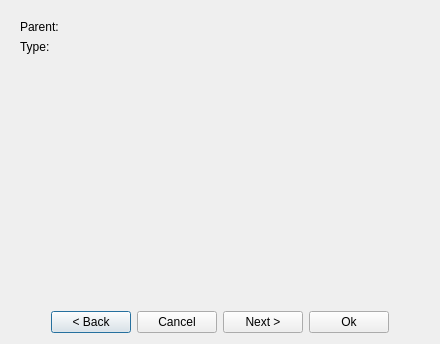
<?xml version="1.0" encoding="UTF-8"?>
<ui version="4.0">
 <class>AddDialog</class>
 <widget class="QDialog" name="AddDialog">
  <property name="geometry">
   <rect>
    <x>0</x>
    <y>0</y>
    <width>440</width>
    <height>344</height>
   </rect>
  </property>
  <property name="windowTitle">
   <string>Dialog</string>
  </property>
  <layout class="QVBoxLayout" name="verticalLayout_5">
   <item>
    <widget class="QStackedWidget" name="stackedWidget">
     <property name="currentIndex">
      <number>1</number>
     </property>
     <widget class="QWidget" name="addPage1">
      <layout class="QVBoxLayout" name="verticalLayout">
       <item>
        <widget class="QLabel" name="label_3">
         <property name="text">
          <string>&lt;html&gt;&lt;head/&gt;&lt;body&gt;&lt;p&gt;&lt;span style=&quot; font-weight:600;&quot;&gt;Parent:&lt;/span&gt;&lt;/p&gt;&lt;/body&gt;&lt;/html&gt;</string>
         </property>
        </widget>
       </item>
       <item>
        <widget class="MenuComboBox" name="parentComboBox"/>
       </item>
       <item>
        <widget class="QLabel" name="label_4">
         <property name="text">
          <string>&lt;html&gt;&lt;head/&gt;&lt;body&gt;&lt;p&gt;&lt;span style=&quot; font-weight:600;&quot;&gt;Type:&lt;/span&gt;&lt;/p&gt;&lt;/body&gt;&lt;/html&gt;</string>
         </property>
        </widget>
       </item>
       <item>
        <widget class="QComboBox" name="typeComboBox"/>
       </item>
       <item>
        <spacer name="verticalSpacer">
         <property name="orientation">
          <enum>Qt::Vertical</enum>
         </property>
         <property name="sizeHint" stdset="0">
          <size>
           <width>20</width>
           <height>159</height>
          </size>
         </property>
        </spacer>
       </item>
      </layout>
     </widget>
     <widget class="QWidget" name="addPage2">
      <layout class="QVBoxLayout" name="verticalLayout_4" stretch="0,1,0">
       <item>
        <layout class="QHBoxLayout" name="horizontalLayout_2" stretch="0,1">
         <item>
          <layout class="QVBoxLayout" name="verticalLayout_2">
           <item>
            <widget class="QLabel" name="label">
             <property name="text">
              <string>Parent:</string>
             </property>
            </widget>
           </item>
           <item>
            <widget class="QLabel" name="label_2">
             <property name="text">
              <string>Type:</string>
             </property>
            </widget>
           </item>
          </layout>
         </item>
         <item>
          <layout class="QVBoxLayout" name="verticalLayout_3" stretch="0,0">
           <item>
            <widget class="QLabel" name="parentLabel">
             <property name="text">
              <string>&lt;parent&gt;</string>
             </property>
            </widget>
           </item>
           <item>
            <widget class="QLabel" name="typeLabel">
             <property name="text">
              <string>&lt;type&gt;</string>
             </property>
            </widget>
           </item>
          </layout>
         </item>
        </layout>
       </item>
       <item>
        <widget class="EditorDelegate" name="widget" native="true"/>
       </item>
       <item>
        <spacer name="verticalSpacer_2">
         <property name="orientation">
          <enum>Qt::Vertical</enum>
         </property>
         <property name="sizeHint" stdset="0">
          <size>
           <width>20</width>
           <height>40</height>
          </size>
         </property>
        </spacer>
       </item>
      </layout>
     </widget>
    </widget>
   </item>
   <item>
    <layout class="QHBoxLayout" name="horizontalLayout">
     <item>
      <spacer name="horizontalSpacer">
       <property name="orientation">
        <enum>Qt::Horizontal</enum>
       </property>
       <property name="sizeHint" stdset="0">
        <size>
         <width>40</width>
         <height>20</height>
        </size>
       </property>
      </spacer>
     </item>
     <item>
      <widget class="QPushButton" name="backPushButton">
       <property name="text">
        <string>&lt; Back</string>
       </property>
      </widget>
     </item>
     <item>
      <widget class="QPushButton" name="cancelPushButton_2">
       <property name="text">
        <string>Cancel</string>
       </property>
      </widget>
     </item>
     <item>
      <widget class="QPushButton" name="nextPushButton">
       <property name="text">
        <string>Next &gt;</string>
       </property>
      </widget>
     </item>
     <item>
      <widget class="QPushButton" name="okPushButton">
       <property name="text">
        <string>Ok</string>
       </property>
      </widget>
     </item>
     <item>
      <spacer name="horizontalSpacer_2">
       <property name="orientation">
        <enum>Qt::Horizontal</enum>
       </property>
       <property name="sizeHint" stdset="0">
        <size>
         <width>40</width>
         <height>20</height>
        </size>
       </property>
      </spacer>
     </item>
    </layout>
   </item>
  </layout>
 </widget>
 <customwidgets>
  <customwidget>
   <class>MenuComboBox</class>
   <extends>QComboBox</extends>
   <header>menucombobox.h</header>
  </customwidget>
  <customwidget>
   <class>EditorDelegate</class>
   <extends>QWidget</extends>
   <header>editordelegate.h</header>
   <container>1</container>
  </customwidget>
 </customwidgets>
 <resources/>
 <connections/>
</ui>
